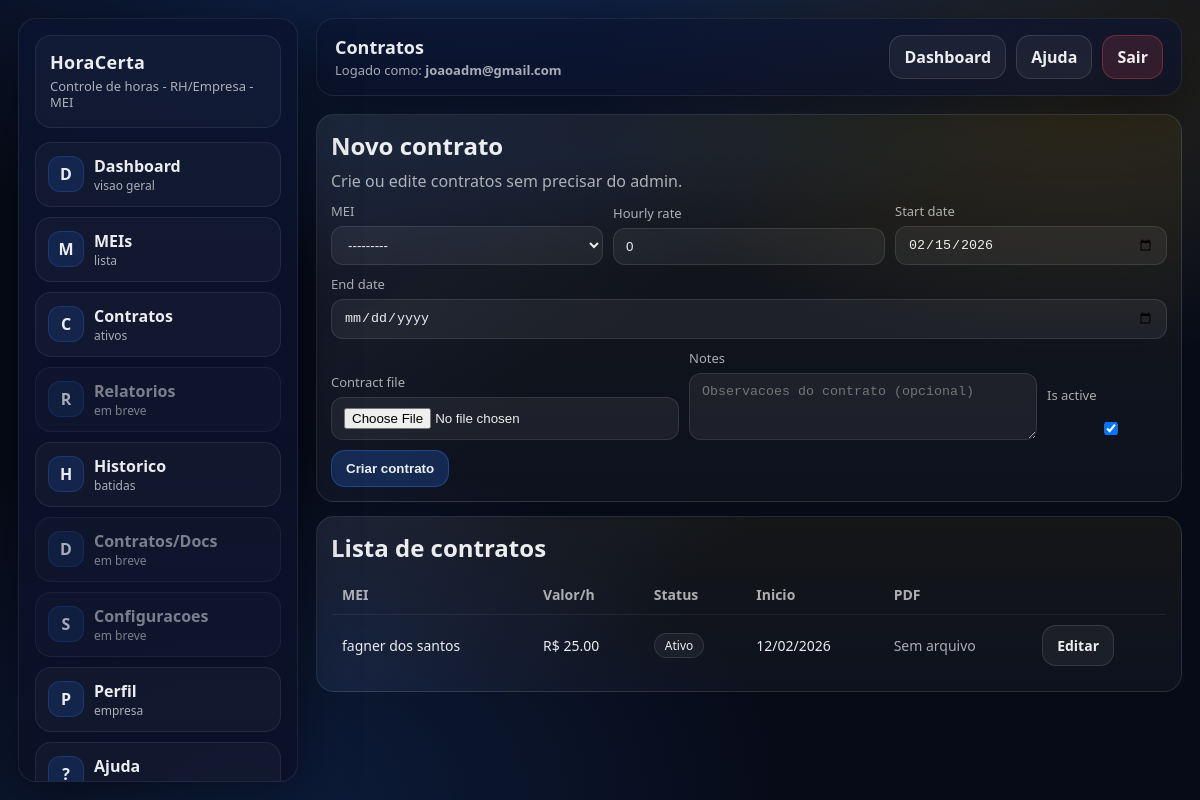
The app's page /empresa/contratos/ (signed in) with its own data.
### accounts/models.py (models this page shows)
class User(AbstractUser):
    class Role(models.TextChoices):
        EMPRESA = "EMPRESA", "Empresa (RH/Admin)"
        FUNCIONARIO = "FUNCIONARIO", "Funcionário (MEI)"
    role = models.CharField(
        max_length=20,
        choices=Role.choices,
        default=Role.FUNCIONARIO,
    )
    email = models.EmailField(unique=True)  # <- importante
    def __str__(self):
        return f"{self.username} ({self.role})"

### timeclock/models.py (models this page shows, shortened)
class Contract(models.Model):
    id = models.UUIDField(primary_key=True, default=uuid.uuid4, editable=False)
    employee_user = models.ForeignKey(
        settings.AUTH_USER_MODEL,
        on_delete=models.CASCADE,
        related_name="contracts",
    )
    company = models.ForeignKey(
        Company,
        on_delete=models.PROTECT,
        related_name="contracts",
    )
    hourly_rate = models.DecimalField(max_digits=10, decimal_places=2, default=0)
    contract_file = models.FileField(upload_to="contracts/", null=True, blank=True)
    start_date = models.DateField(default=timezone.localdate)
    end_date = models.DateField(null=True, blank=True)
    notes = models.TextField(blank=True, default="")
    is_active = models.BooleanField(default=True)
    created_at = models.DateTimeField(auto_now_add=True)
    class Meta:
        ordering = ["company__name"]
        constraints = [
            models.UniqueConstraint(
                fields=["company", "employee_user"],
                condition=models.Q(is_active=True),
                name="unique_active_contract_per_company_employee",
            ),
        ]

### companies/models.py (models this page shows, shortened)
class Employee(models.Model):
    id = models.UUIDField(primary_key=True, default=uuid.uuid4, editable=False)
    user = models.OneToOneField(
        settings.AUTH_USER_MODEL,
        on_delete=models.CASCADE,
        related_name="employee_profile",
    )
    company = models.ForeignKey(
        Company,
        on_delete=models.PROTECT,
        related_name="employees",
        null=True,
        blank=True,
    )
    full_name = models.CharField(max_length=120)
    document = models.CharField(max_length=20, blank=True, default="")
    phone = models.CharField(max_length=30, blank=True, default="")
    address = models.TextField(blank=True, default="")
    profile_photo = models.ImageField(upload_to="employee_photos/", null=True, blank=True)
    is_active = models.BooleanField(default=True)
    created_at = models.DateTimeField(auto_now_add=True)
    class Meta:
        verbose_name = "Employee"
        verbose_name_plural = "Employees"
        ordering = ["full_name"]

### accounts/views.py (the view)
# urls.py: path("empresa/contratos/", views.company_contracts, name="company_contracts"),
@login_required
def company_contracts(request):
    denied = _redirect_if_not_empresa(request)
    if denied:
        return denied
    company = _company_for_user(request.user)
    contracts = (
        Contract.objects.filter(company=company).select_related("employee_user", "employee_user__employee_profile")
        if company
        else Contract.objects.none()
    )
    edit_contract = None
    edit_id = (request.GET.get("edit") or "").strip()
    if edit_id and company:
        edit_contract = get_object_or_404(Contract, id=edit_id, company=company)
    if request.method == "POST":
        contract_id = (request.POST.get("contract_id") or "").strip()
        instance = None
        if contract_id and company:
            instance = get_object_or_404(Contract, id=contract_id, company=company)
        form = CompanyContractForm(request.POST, request.FILES, instance=instance, company=company)
        if form.is_valid():
            contract = form.save(commit=False)
            contract.company = company
            contract.save()
            return redirect("company_contracts")
        edit_contract = instance
    else:
        form = CompanyContractForm(instance=edit_contract, company=company)
    return render(
        request,
        "accounts/company_contracts.html",
        {
            "company": company,
            "contracts": contracts.order_by("-is_active", "-start_date", "employee_user__username")[:400],
            "form": form,
            "edit_contract": edit_contract,
        },
    )

### accounts/context_processors.py (called while the page is built)
def header_profile_media(request):
    if not getattr(request, "user", None) or not request.user.is_authenticated:
        return {}
    logo_url = ""
    photo_url = ""
    try:
        if request.user.role == "EMPRESA":
            company = request.user.owned_companies.first()
            if company and company.logo:
                logo_url = company.logo.url
        else:
            employee = getattr(request.user, "employee_profile", None)
            if employee and employee.profile_photo:
                photo_url = employee.profile_photo.url
    except Exception:
        pass
    return {
        "header_company_logo_url": logo_url,
        "header_profile_photo_url": photo_url,
    }

### accounts/views.py (called while the page is built)
def _company_for_user(user):
    return Company.objects.filter(owner=user).first()

def _redirect_if_not_empresa(request):
    if request.user.role != User.Role.EMPRESA:
        return redirect("dashboard")
    return None

### templates/accounts/company_contracts.html (shortened to what this page needs)
{% extends "accounts/base.html" %}
{% block page_title %}Contratos{% endblock %}
{% block content %}
  <div class="wrap-grid">
    <section class="panel">
      <h2 style="margin:0;">{% if edit_contract %}Editar contrato{% else %}Novo contrato{% endif %}</h2>
      <p class="muted" style="margin:8px 0 0;">
        Crie ou edite contratos sem precisar do admin.
      </p>
      <form method="post" enctype="multipart/form-data" style="margin-top:10px;">
        <div class="row">
          <div class="field">
            <label>{{ form.employee_user.label }}</label>
            {{ form.employee_user }}
          </div>
          <div class="field">
            <label>{{ form.hourly_rate.label }}</label>
            {{ form.hourly_rate }}
          </div>
          <div class="field">
            <label>{{ form.start_date.label }}</label>
            {{ form.start_date }}
          </div>
          <div class="field">
            <label>{{ form.end_date.label }}</label>
            {{ form.end_date }}
          </div>
        </div>
        <div class="row" style="margin-top:10px;">
          <div class="field">
            <label>{{ form.contract_file.label }}</label>
            {{ form.contract_file }}
          </div>
          <div class="field">
            <label>{{ form.notes.label }}</label>
            {{ form.notes }}
          </div>
          <div class="field" style="min-width:120px;flex:0 0 120px;">
            <label>{{ form.is_active.label }}</label>
            <div style="padding-top:8px;">{{ form.is_active }}</div>
          </div>
        </div>
        <div style="display:flex;gap:10px;flex-wrap:wrap;margin-top:10px;">
          <button class="btn primary" type="submit">{% if edit_contract %}Salvar alteracoes{% else %}Criar contrato{% endif %}</button>
        </div>
      </form>
    </section>
    <section class="panel">
      <h2 style="margin:0;">Lista de contratos</h2>
      <table class="table">
        <thead>
          <tr>
            <th>MEI</th>
            <th>Valor/h</th>
            <th>Status</th>
            <th>Inicio</th>
            <th>PDF</th>
            <th></th>
          </tr>
        </thead>
        <tbody>
          {% for c in contracts %}
            <tr>
              <td>{{ c.employee_user.employee_profile.full_name|default:c.employee_user.email|default:c.employee_user.username }}</td>
              <td>R$ {{ c.hourly_rate }}</td>
              <td>
                {% if c.is_active %}
                  <span class="pill">Ativo</span>
                {% else %}
                  <span class="pill warn">Inativo</span>
                {% endif %}
              </td>
              <td>{{ c.start_date|date:"d/m/Y" }}</td>
              <td>
                {% if c.contract_file %}
                  <a class="btn" href="{{ c.contract_file.url }}" target="_blank" rel="noopener">Download PDF</a>
                {% else %}
                  <span class="muted">Sem arquivo</span>
                {% endif %}
              </td>
              <td>
                <a class="btn" href="{% url 'company_contracts' %}?edit={{ c.id }}">Editar</a>
              </td>
            </tr>
          {% empty %}
            <tr>
              <td colspan="6" class="muted">Sem contratos cadastrados.</td>
            </tr>
          {% endfor %}
        </tbody>
      </table>
    </section>
  </div>
{% endblock %}

### templates/accounts/base.html (shortened to what this page needs)
{% load static %}
<!doctype html>
<html lang="pt-br">
<head>
</head>
<body>
  {% if request.user.is_authenticated %}
    <div class="wrap">
      <aside class="sidebar">
        <div class="brand">
          <div class="name">HoraCerta</div>
          <div class="sub">Controle de horas - RH/Empresa - MEI</div>
        </div>
        <nav class="menu">
          {% if request.user.role == "EMPRESA" %}
            <a class="item" href="{% url 'dashboard_empresa' %}">
              <div class="icon">D</div>
              <div><strong>Dashboard</strong><div class="muted" style="font-size:12px">visao geral</div></div>
            </a>
            <a class="item" href="{% url 'company_meis' %}">
              <div class="icon">M</div>
              <div><strong>MEIs</strong><div class="muted" style="font-size:12px">lista</div></div>
            </a>
            <a class="item" href="{% url 'company_contracts' %}">
              <div class="icon">C</div>
              <div><strong>Contratos</strong><div class="muted" style="font-size:12px">ativos</div></div>
            </a>
            <a class="item muted" href="{% url 'company_reports' %}">
              <div class="icon">R</div>
              <div><strong>Relatorios</strong><div class="muted" style="font-size:12px">em breve</div></div>
            </a>
            <a class="item" href="{% url 'company_history' %}">
              <div class="icon">H</div>
              <div><strong>Historico</strong><div class="muted" style="font-size:12px">batidas</div></div>
            </a>
            <a class="item muted" href="{% url 'company_docs' %}">
              <div class="icon">D</div>
              <div><strong>Contratos/Docs</strong><div class="muted" style="font-size:12px">em breve</div></div>
            </a>
            <a class="item muted" href="{% url 'company_settings' %}">
              <div class="icon">S</div>
              <div><strong>Configuracoes</strong><div class="muted" style="font-size:12px">em breve</div></div>
            </a>
            <a class="item" href="{% url 'company_profile' %}">
              <div class="icon">P</div>
              <div><strong>Perfil</strong><div class="muted" style="font-size:12px">empresa</div></div>
            </a>
          {% endif %}
          <a class="item" href="{% url 'help' %}">
            <div class="icon">?</div>
            <div><strong>Ajuda</strong><div class="muted" style="font-size:12px">como usar</div></div>
          </a>
        </nav>
      </aside>
      <main class="main">
        <header class="topbar">
          <div class="top-left">
            <div class="top-heading">
              <div class="title">{% block page_title %}HoraCerta{% endblock %}</div>
            </div>
            <div class="meta">Logado como: <strong>{{ request.user.email|default:request.user.username }}</strong></div>
          </div>
          <div class="top-actions">
            <a class="btn" href="{% url 'dashboard' %}">Dashboard</a>
            <a class="btn" href="{% url 'help' %}">Ajuda</a>
            <a class="btn danger" href="{% url 'logout' %}">Sair</a>
          </div>
        </header>
        <section class="content">
          {% block content %}{% endblock %}
        </section>
      </main>
    </div>
  {% endif %}
</body>
</html>

### templates/accounts/base.html (style rules this page uses)
:root { --bg:#070b18; --panel:#0b1430; --panel2:#0a1026; --stroke:rgba(255,255,255,.08); --border:rgba(255,255,255,.10); --text:rgba(255,255,255,.92); --muted:rgba(255,255,255,.65); --blue:#2f7cff; --yellow:#ffd24a; --ok:#29d17d; --warn:#ffb020; --danger:#ff4d5a; --radius:18px; --shadow: 0 18px 60px rgba(0,0,0,.45); }
* { box-sizing:border-box; }
body { margin:0; font-family: system-ui, -apple-system, Segoe UI, Roboto, Arial, sans-serif; background: radial-gradient(1200px 600px at 40% -10%, rgba(47,124,255,.25), transparent 60%), radial-gradient(900px 500px at 90% 10%, rgba(255,210,74,.12), transparent 55%), radial-gradient(900px 600px at 20% 100%, rgba(47,124,255,.16), transparent 60%), var(--bg); color: var(--text); min-height:100vh; }
a { color:inherit; text-decoration:none; }
.wrap { display:flex; min-height:100vh; gap:18px; padding:18px; }
.sidebar { width:280px; background: linear-gradient(180deg, rgba(11,20,48,.86), rgba(10,16,38,.86)); border:1px solid var(--stroke); border-radius: var(--radius); box-shadow: var(--shadow); padding:16px; position: sticky; top:18px; height: calc(100vh - 36px); overflow:auto; }
.brand { padding:14px 14px 16px; border:1px solid var(--stroke); border-radius: 16px; background: rgba(255,255,255,.03); }
.brand .name { font-weight:800; letter-spacing:.3px; font-size: 18px; margin-bottom:4px; }
.brand .sub { color:var(--muted); font-size:13px; line-height:1.25; }
.menu { margin-top:14px; display:flex; flex-direction:column; gap:10px; }
.item { display:flex; align-items:center; gap:10px; padding:12px 12px; border:1px solid var(--stroke); border-radius: 16px; background: rgba(255,255,255,.03); transition: transform .08s ease, border-color .12s ease, background .12s ease; }
.item .icon { width:36px; height:36px; border-radius: 12px; display:grid; place-items:center; background: rgba(47,124,255,.14); border:1px solid rgba(47,124,255,.22); color: rgba(255,255,255,.92); font-weight:800; }
.item.muted { opacity:.7; }
.main { flex:1; min-width:0; display:flex; flex-direction:column; gap:18px; }
.topbar { display:flex; align-items:center; justify-content:space-between; gap:12px; padding:16px 18px; border-radius: var(--radius); border:1px solid var(--stroke); background: linear-gradient(180deg, rgba(11,20,48,.72), rgba(10,16,38,.66)); box-shadow: var(--shadow); }
.top-left .title { font-size:18px; font-weight:800; margin-bottom:2px; }
.top-heading { display:flex; align-items:center; gap:10px; }
.top-left .meta { color:var(--muted); font-size:13px; }
.top-actions { display:flex; align-items:center; gap:10px; flex-wrap:wrap; }
.btn { display:inline-flex; align-items:center; justify-content:center; padding:10px 14px; border-radius: 14px; border:1px solid rgba(255,255,255,.12); background: rgba(255,255,255,.05); color: rgba(255,255,255,.92); font-weight:700; cursor:pointer; }
.btn.primary { background: rgba(47,124,255,.22); border-color: rgba(47,124,255,.35); }
.btn.danger { background: rgba(255,77,90,.14); border-color: rgba(255,77,90,.30); }
.content { padding:0; }
.muted { color: var(--muted); }

### templates/accounts/company_contracts.html (style rules this page uses)
.wrap-grid { display:grid; gap:14px; }
.panel { border:1px solid var(--border); border-radius: var(--radius); background: linear-gradient(140deg, rgba(79,124,255,.10), transparent 42%), linear-gradient(180deg, rgba(250,204,21,.06), rgba(255,255,255,.03)); padding:14px; }
.row { display:flex; gap:10px; flex-wrap:wrap; align-items:flex-end; }
.field { display:flex; flex-direction:column; gap:6px; min-width:210px; flex:1; }
label { color:var(--muted); font-size:13px; }
input, select, textarea { width:100%; padding:10px 12px; border-radius:12px; border:1px solid var(--border); background:rgba(255,255,255,.06); color:var(--text); outline:none; }
.table { width:100%; border-collapse: collapse; border:1px solid var(--border); border-radius:14px; overflow:hidden; margin-top:10px; }
.table th, .table td { text-align:left; padding:10px; border-bottom:1px solid rgba(255,255,255,.07); font-size:14px; }
.table th { color:var(--muted); font-weight:700; }
.table tr:last-child td { border-bottom:none; }
.pill { display:inline-block; border:1px solid var(--border); border-radius:999px; padding:3px 10px; font-size:12px; background: rgba(255,255,255,.05); }
.muted { color:var(--muted); }

### records on screen
User: user.email "joaoadm@gmail.com"
Contract: employee_user.employee_profile.full_name "fagner dos santos", hourly_rate "25.00", is_active "Ativo", start_date "12/02/2026", shows "Sem arquivo"
